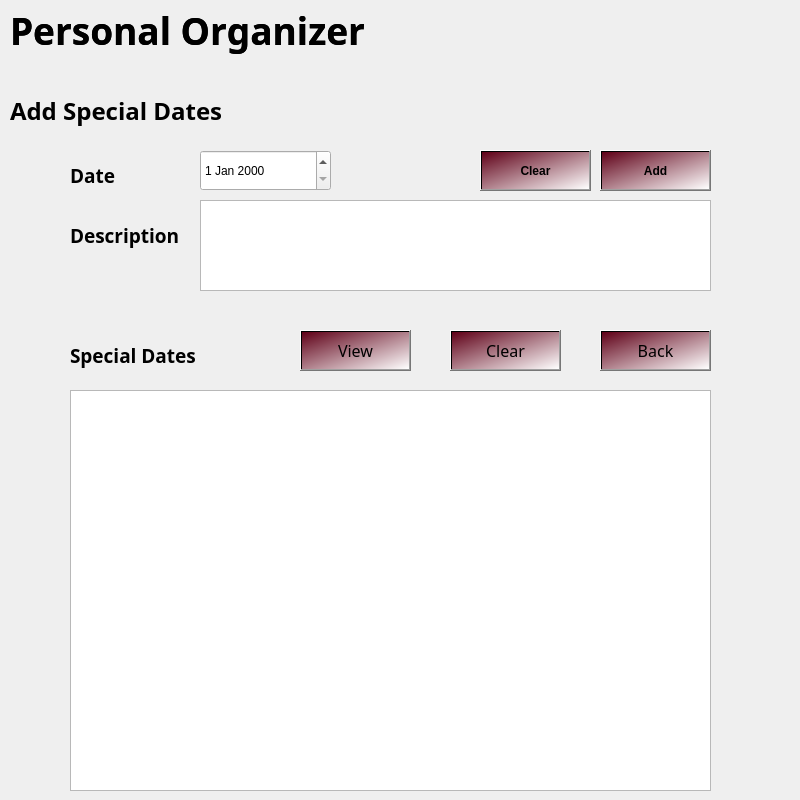
<?xml version="1.0" encoding="UTF-8"?>
<ui version="4.0">
 <class>specialdates</class>
 <widget class="QDialog" name="specialdates">
  <property name="geometry">
   <rect>
    <x>0</x>
    <y>0</y>
    <width>800</width>
    <height>800</height>
   </rect>
  </property>
  <property name="maximumSize">
   <size>
    <width>800</width>
    <height>800</height>
   </size>
  </property>
  <property name="windowTitle">
   <string>Dialog</string>
  </property>
  <widget class="QLabel" name="label_6">
   <property name="geometry">
    <rect>
     <x>10</x>
     <y>80</y>
     <width>321</width>
     <height>61</height>
    </rect>
   </property>
   <property name="font">
    <font>
     <family>Segoe UI Variable</family>
     <pointsize>18</pointsize>
     <bold>true</bold>
    </font>
   </property>
   <property name="text">
    <string>Add Special Dates</string>
   </property>
  </widget>
  <widget class="QLabel" name="label">
   <property name="geometry">
    <rect>
     <x>70</x>
     <y>160</y>
     <width>81</width>
     <height>31</height>
    </rect>
   </property>
   <property name="maximumSize">
    <size>
     <width>700</width>
     <height>800</height>
    </size>
   </property>
   <property name="font">
    <font>
     <family>Yu Gothic UI Semibold</family>
     <pointsize>14</pointsize>
     <bold>true</bold>
    </font>
   </property>
   <property name="text">
    <string>Date</string>
   </property>
  </widget>
  <widget class="QDateEdit" name="dateEdit5">
   <property name="geometry">
    <rect>
     <x>200</x>
     <y>150</y>
     <width>131</width>
     <height>41</height>
    </rect>
   </property>
  </widget>
  <widget class="QLabel" name="label_2">
   <property name="geometry">
    <rect>
     <x>70</x>
     <y>220</y>
     <width>131</width>
     <height>31</height>
    </rect>
   </property>
   <property name="maximumSize">
    <size>
     <width>700</width>
     <height>800</height>
    </size>
   </property>
   <property name="font">
    <font>
     <family>Yu Gothic UI Semibold</family>
     <pointsize>14</pointsize>
     <bold>true</bold>
    </font>
   </property>
   <property name="text">
    <string>Description</string>
   </property>
  </widget>
  <widget class="QTextEdit" name="discriptionedit">
   <property name="geometry">
    <rect>
     <x>200</x>
     <y>200</y>
     <width>511</width>
     <height>91</height>
    </rect>
   </property>
  </widget>
  <widget class="QTableView" name="specialdateview">
   <property name="geometry">
    <rect>
     <x>70</x>
     <y>390</y>
     <width>641</width>
     <height>401</height>
    </rect>
   </property>
  </widget>
  <widget class="QLabel" name="label_3">
   <property name="geometry">
    <rect>
     <x>70</x>
     <y>340</y>
     <width>171</width>
     <height>31</height>
    </rect>
   </property>
   <property name="maximumSize">
    <size>
     <width>700</width>
     <height>800</height>
    </size>
   </property>
   <property name="font">
    <font>
     <family>Yu Gothic UI Semibold</family>
     <pointsize>14</pointsize>
     <bold>true</bold>
    </font>
   </property>
   <property name="text">
    <string>Special Dates</string>
   </property>
  </widget>
  <widget class="QPushButton" name="viewdates">
   <property name="geometry">
    <rect>
     <x>300</x>
     <y>330</y>
     <width>111</width>
     <height>41</height>
    </rect>
   </property>
   <property name="font">
    <font>
     <family>Showcard Gothic</family>
     <pointsize>12</pointsize>
     <italic>false</italic>
     <bold>false</bold>
    </font>
   </property>
   <property name="styleSheet">
    <string notr="true">background-color: qlineargradient(spread:pad, x1:0, y1:0, x2:1, y2:1, stop:0 rgba(95, 0, 23, 255), stop:1 rgba(255, 255, 255, 255));
color: rgb(0, 0, 0);
font: 12pt &quot;Showcard Gothic&quot;;</string>
   </property>
   <property name="text">
    <string>View</string>
   </property>
  </widget>
  <widget class="QPushButton" name="clear">
   <property name="geometry">
    <rect>
     <x>450</x>
     <y>330</y>
     <width>111</width>
     <height>41</height>
    </rect>
   </property>
   <property name="font">
    <font>
     <family>Showcard Gothic</family>
     <pointsize>12</pointsize>
     <italic>false</italic>
     <bold>false</bold>
    </font>
   </property>
   <property name="styleSheet">
    <string notr="true">background-color: qlineargradient(spread:pad, x1:0, y1:0, x2:1, y2:1, stop:0 rgba(95, 0, 23, 255), stop:1 rgba(255, 255, 255, 255));
color: rgb(0, 0, 0);
font: 12pt &quot;Showcard Gothic&quot;;</string>
   </property>
   <property name="text">
    <string>Clear</string>
   </property>
  </widget>
  <widget class="QPushButton" name="pushButton_3">
   <property name="geometry">
    <rect>
     <x>600</x>
     <y>330</y>
     <width>111</width>
     <height>41</height>
    </rect>
   </property>
   <property name="font">
    <font>
     <family>Showcard Gothic</family>
     <pointsize>12</pointsize>
     <italic>false</italic>
     <bold>false</bold>
    </font>
   </property>
   <property name="styleSheet">
    <string notr="true">background-color: qlineargradient(spread:pad, x1:0, y1:0, x2:1, y2:1, stop:0 rgba(95, 0, 23, 255), stop:1 rgba(255, 255, 255, 255));
color: rgb(0, 0, 0);
font: 12pt &quot;Showcard Gothic&quot;;</string>
   </property>
   <property name="text">
    <string>Back</string>
   </property>
  </widget>
  <widget class="QLabel" name="label_7">
   <property name="geometry">
    <rect>
     <x>0</x>
     <y>-240</y>
     <width>811</width>
     <height>331</height>
    </rect>
   </property>
   <property name="styleSheet">
    <string notr="true">image:url(:/images/header.jpg)</string>
   </property>
   <property name="text">
    <string>TextLabel</string>
   </property>
  </widget>
  <widget class="QLabel" name="label_4">
   <property name="geometry">
    <rect>
     <x>10</x>
     <y>0</y>
     <width>641</width>
     <height>61</height>
    </rect>
   </property>
   <property name="font">
    <font>
     <family>Perpetua Titling MT</family>
     <pointsize>28</pointsize>
     <bold>true</bold>
     <underline>false</underline>
     <strikeout>false</strikeout>
     <kerning>false</kerning>
    </font>
   </property>
   <property name="text">
    <string>Personal Organizer</string>
   </property>
  </widget>
  <widget class="QLabel" name="label_5">
   <property name="geometry">
    <rect>
     <x>10</x>
     <y>0</y>
     <width>641</width>
     <height>61</height>
    </rect>
   </property>
   <property name="font">
    <font>
     <family>Perpetua Titling MT</family>
     <pointsize>28</pointsize>
     <bold>true</bold>
     <underline>false</underline>
     <strikeout>false</strikeout>
     <kerning>false</kerning>
    </font>
   </property>
   <property name="text">
    <string>Personal Organizer</string>
   </property>
  </widget>
  <widget class="QLabel" name="label_8">
   <property name="geometry">
    <rect>
     <x>-210</x>
     <y>80</y>
     <width>1291</width>
     <height>871</height>
    </rect>
   </property>
   <property name="styleSheet">
    <string notr="true">image:url(:/images/sky.jpg)</string>
   </property>
   <property name="text">
    <string>TextLabel</string>
   </property>
  </widget>
  <widget class="QPushButton" name="adddate">
   <property name="geometry">
    <rect>
     <x>600</x>
     <y>150</y>
     <width>111</width>
     <height>41</height>
    </rect>
   </property>
   <property name="font">
    <font>
     <bold>true</bold>
    </font>
   </property>
   <property name="styleSheet">
    <string notr="true">background-color: qlineargradient(spread:pad, x1:0, y1:0, x2:1, y2:1, stop:0 rgba(95, 0, 23, 255), stop:1 rgba(255, 255, 255, 255));
border-color: rgb(0, 0, 0);
color: rgb(0, 0, 0);</string>
   </property>
   <property name="text">
    <string>Add</string>
   </property>
  </widget>
  <widget class="QPushButton" name="clear_2">
   <property name="geometry">
    <rect>
     <x>480</x>
     <y>150</y>
     <width>111</width>
     <height>41</height>
    </rect>
   </property>
   <property name="font">
    <font>
     <bold>true</bold>
    </font>
   </property>
   <property name="styleSheet">
    <string notr="true">background-color: qlineargradient(spread:pad, x1:0, y1:0, x2:1, y2:1, stop:0 rgba(95, 0, 23, 255), stop:1 rgba(255, 255, 255, 255));
border-color: rgb(0, 0, 0);
color: rgb(0, 0, 0);</string>
   </property>
   <property name="text">
    <string>Clear</string>
   </property>
  </widget>
  <zorder>label_8</zorder>
  <zorder>label_4</zorder>
  <zorder>label_7</zorder>
  <zorder>label_6</zorder>
  <zorder>label</zorder>
  <zorder>dateEdit5</zorder>
  <zorder>label_2</zorder>
  <zorder>discriptionedit</zorder>
  <zorder>specialdateview</zorder>
  <zorder>label_3</zorder>
  <zorder>viewdates</zorder>
  <zorder>clear</zorder>
  <zorder>pushButton_3</zorder>
  <zorder>label_5</zorder>
  <zorder>adddate</zorder>
  <zorder>clear_2</zorder>
 </widget>
 <resources/>
 <connections/>
</ui>
